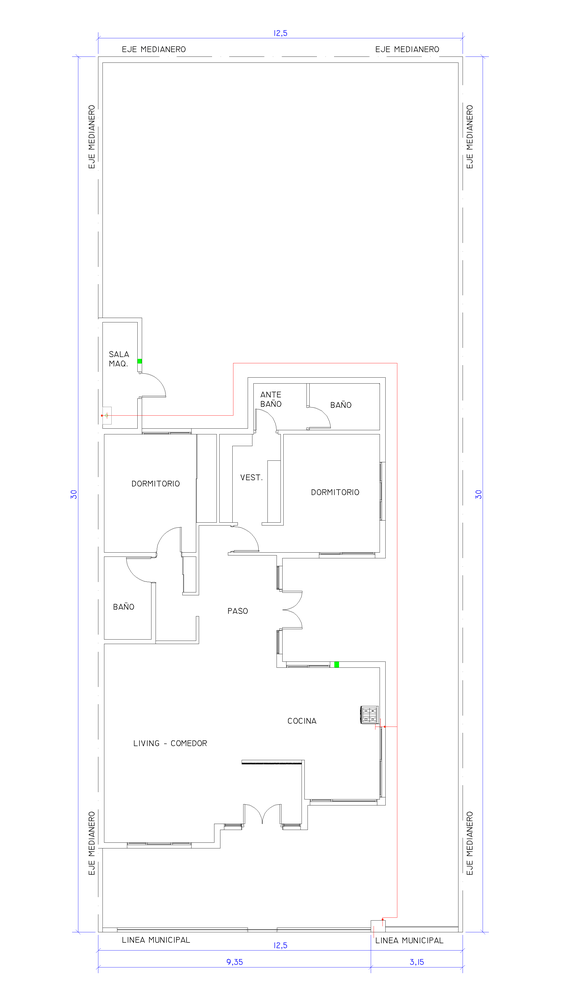
#> input picture backend/src/imagen_entrada/planta_5.png, 562 x 1000 px, shrunk from 2160 x 3840 before the run, found by its file name
$ python _6_0_deteccion_rejillas.py
#> lines starting #> are read from the running program, lines starting #| are printed output that depends on the picture; after the words box and inside, x2 and y2 are one past the last pixel; in counts of white or black regions, pixels touching at a corner belong together
import cv2
import numpy as np

def es_rejilla(contour, hsv_image, mask):
    x, y, w, h = cv2.boundingRect(contour)
    aspect_ratio = w / float(h)

    # Ajustar el rango del aspect ratio para rejillas más cuadradas o ligeramente rectangulares
    if 0.5 < aspect_ratio < 1.5 and 10 < w < 50 and 10 < h < 50:
        epsilon = 0.02 * cv2.arcLength(contour, True)
        approx = cv2.approxPolyDP(contour, epsilon, True)
        if len(approx) == 4:
            M = cv2.moments(contour)
            if M['m00'] != 0:
                cx = int(M['m10'] / M['m00'])
                cy = int(M['m01'] / M['m00'])


                side_width = w // 4  # Se puede ajustar segun el tamaño de la rejilla
                side_height = h
                left_side = hsv_image[cy - side_height//2: cy + side_height//2, cx - w//2 - side_width: cx - w//2]
                right_side = hsv_image[cy - side_height//2: cy + side_height//2, cx + w//2: cx + w//2 + side_width]
                lower_green = np.array([40, 40, 40])
                upper_green = np.array([70, 255, 255])
                mask_left = cv2.inRange(left_side, lower_green, upper_green)
                mask_right = cv2.inRange(right_side, lower_green, upper_green)
                #ACA SE ANALIZAN LOS PIXELES PARA AMBOS LADOS DE LAS VENTILACIONES
                green_pixels_left = cv2.countNonZero(mask_left)
                green_pixels_right = cv2.countNonZero(mask_right)

                # Si ambos lados tienen pocos píxeles verdes, es una rejilla
                if green_pixels_left < 500 and green_pixels_right < 500:
                    return True

    return False

def proceso_deteccion_rejilla(image_path):
    image = cv2.imread(image_path)
#> image is the input picture: shape (1000, 562, 3); mean B, G, R 252.5, 252.1, 252.2
    hsv_image = cv2.cvtColor(image, cv2.COLOR_BGR2HSV)
#> hsv_image: shape (1000, 562, 3); mean H, S, V 2.6, 0.7, 252.7

    lower_green = np.array([40, 40, 40])
    upper_green = np.array([70, 255, 255])
    mask_green = cv2.inRange(hsv_image, lower_green, upper_green)
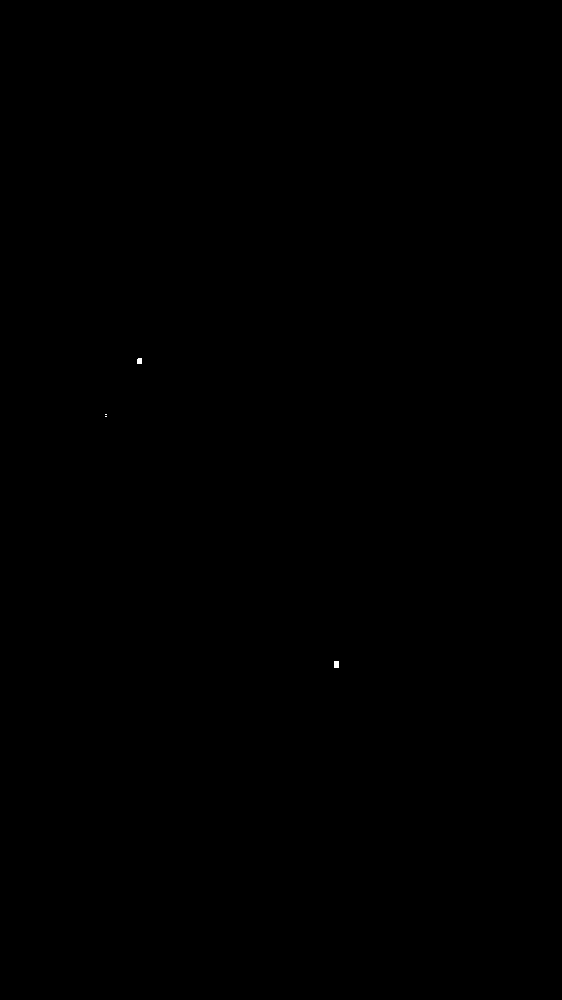
#> mask_green: shape (1000, 562); 0.01% white; 4 white regions (2 under 20 px), largest, box (x1, y1, x2, y2) and area: (334, 661, 339, 668) 35, (137, 358, 142, 364) 29

    kernel = cv2.getStructuringElement(cv2.MORPH_RECT, (3, 3))
    mask_clean = cv2.morphologyEx(mask_green, cv2.MORPH_CLOSE, kernel, iterations=2)
    mask_clean = cv2.morphologyEx(mask_clean, cv2.MORPH_OPEN, kernel, iterations=2)
#> mask_clean: shape (1000, 562); 0.01% white; 2 white regions

#Con la mascara limpia encuentro los contornos
    contours, _ = cv2.findContours(mask_clean, cv2.RETR_EXTERNAL, cv2.CHAIN_APPROX_SIMPLE)
#> contours = 2 contours, 1 with area under 20; largest, box (x1, y1, x2, y2) and area: (334, 661, 339, 668) 24

    rejillas = []
    for contour in contours:
        if es_rejilla(contour, hsv_image, mask_clean):
            # Calculo del centroide
            M = cv2.moments(contour)
            if M['m00'] != 0:
                cx = int(M['m10'] / M['m00'])
                cy = int(M['m01'] / M['m00'])
                rejillas.append((cx, cy))
                #dibujo un circulo blanco sobre la rejilla
                cv2.circle(image, (cx, cy), 5, (255, 255, 255), -1)
#> this loop made 2 passes
#> (contour, x in es_rejilla, y in es_rejilla, w in es_rejilla, h in es_rejilla, aspect_ratio in es_rejilla) on passes 1 to 2: ([[334, 661], [334, 667], [338, 667], [338, 661]], 334, 661, 5, 7, 0.714), ([[137, 359], [137, 363], [141, 363], [141, 359]], 137, 359, 5, 5, 1)
#> after the loop, rejillas = []


    output_image_path = '/home/meli/planeargas/backend/src/detecciones/plano_con_rejillas.png'
    cv2.imwrite(output_image_path, image)

    output_txt_path = '/home/meli/planeargas/backend/src/detecciones/ubicacion_rejillas.txt'
    with open(output_txt_path, 'w') as file:
        for i, (cx, cy) in enumerate(rejillas):
            file.write(f"Rejilla {i + 1}: X = {cx}, Y = {cy}\n")
#> this loop made 0 passes

    print(f"Imagen guardada en: {output_image_path}")
    print(f"Coordenadas guardadas en: {output_txt_path}")

input_image_path = '/home/meli/planeargas/backend/src/imagen_entrada/planta_5.png'
proceso_deteccion_rejilla(input_image_path)
